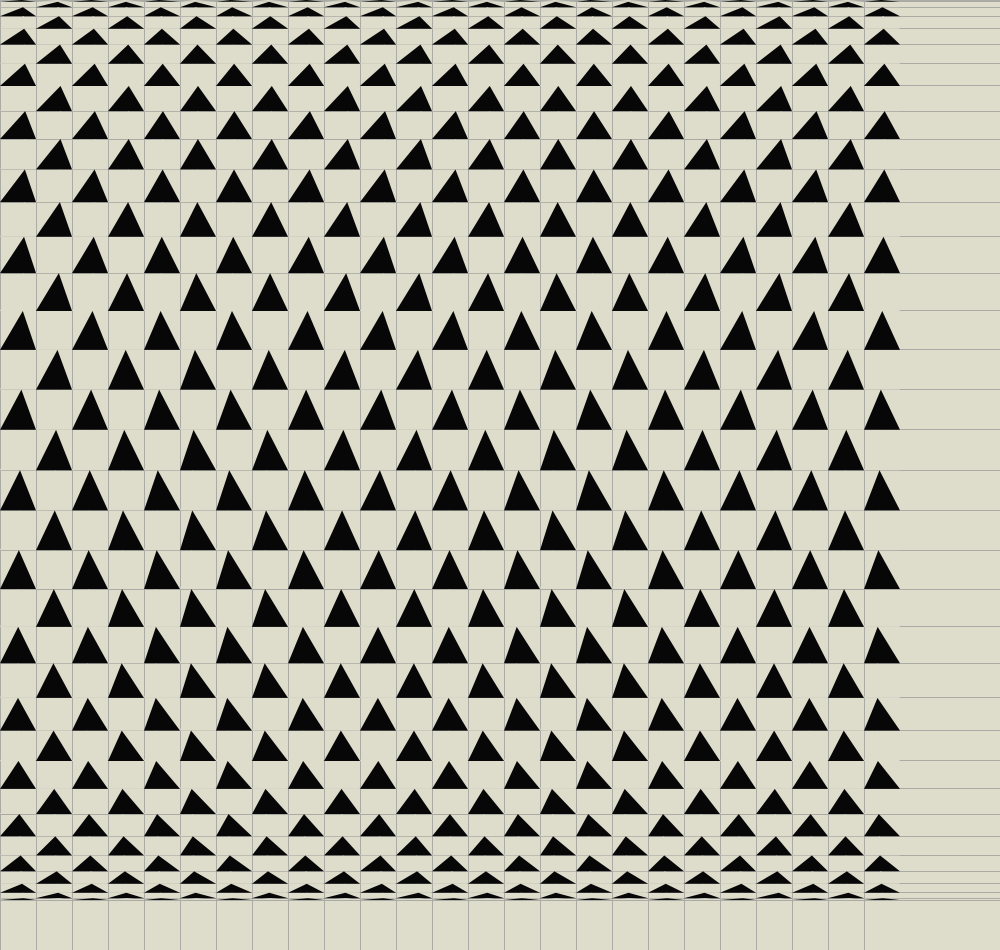
Frame 1 (no input)
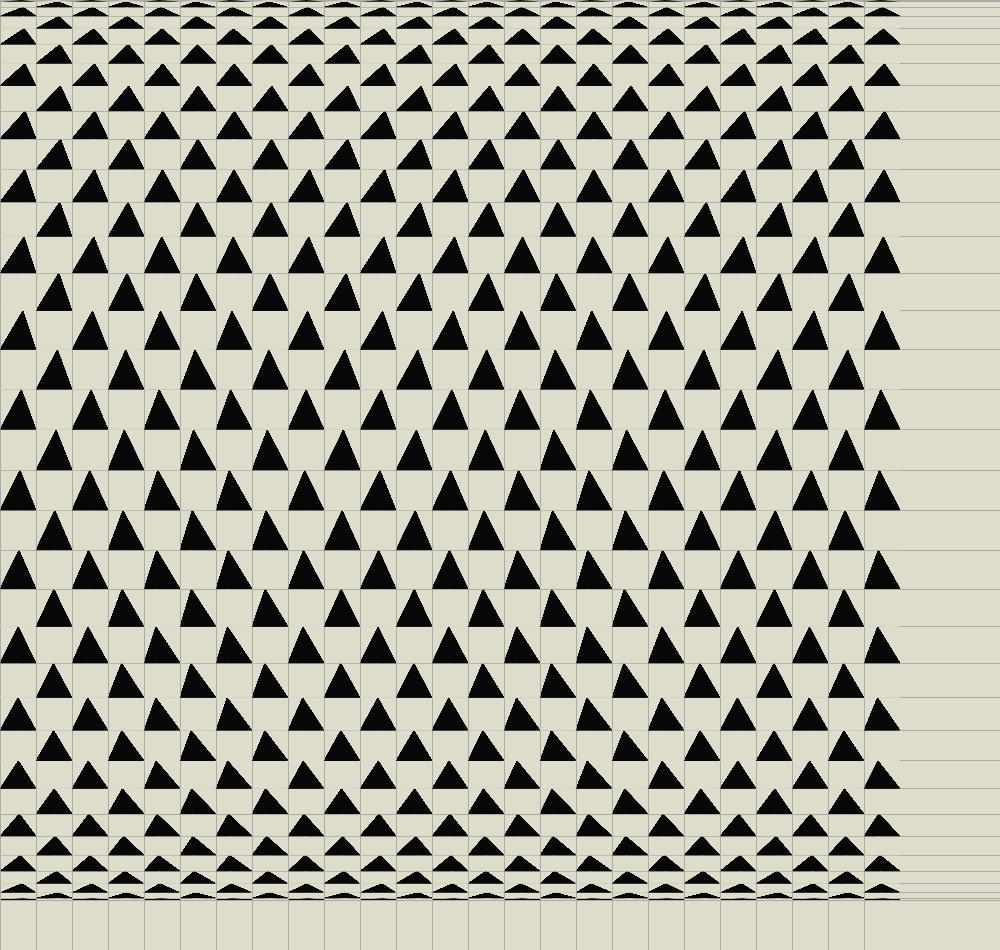
Frame 60 (the mouse pressed at the canvas centre just before this capture)
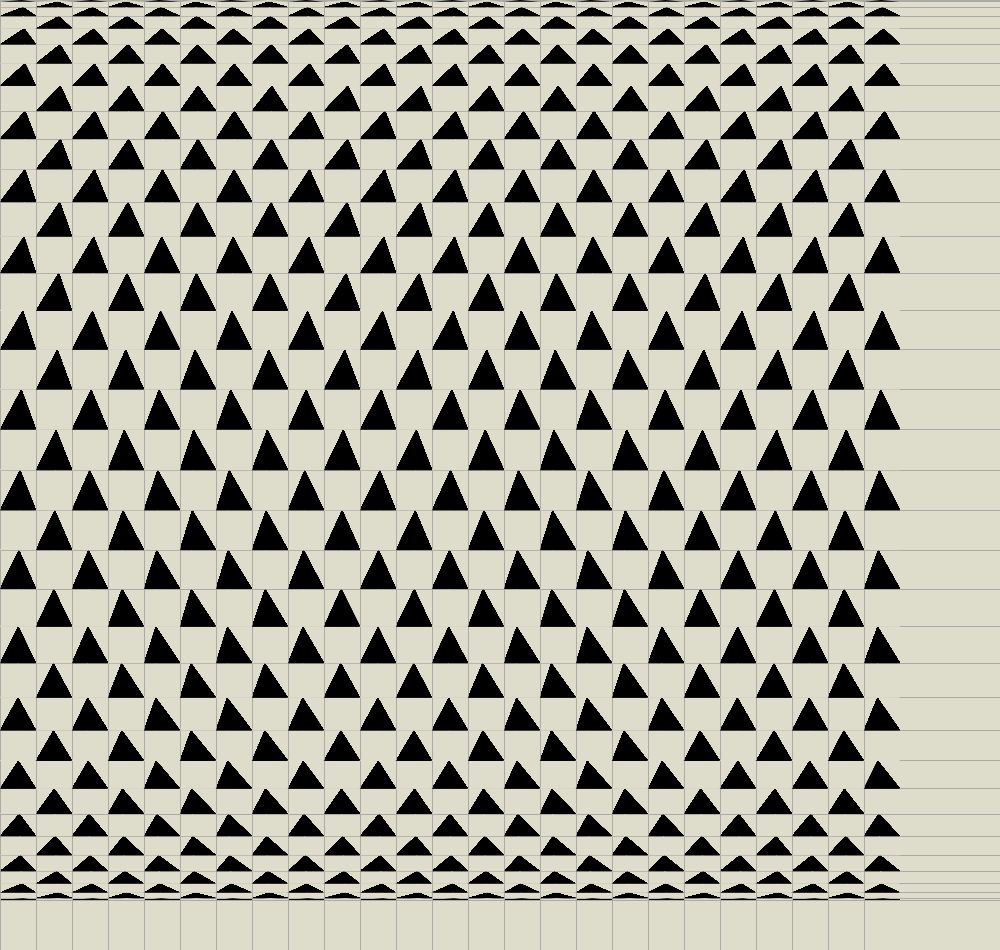
Frame 120 (the mouse held since frame 60 and released just before this capture)

The Processing sketch that drew these frames (run headless with seeded random() and noise(); from frame 60 on, the mouse is pressed at the canvas centre):

// Processing sketch: Riley_recreation
// ── Riley_recreation.pde
float[] ys; 
float w = 36;
float h = 25;
int n = 36;
int m = 25;

void setup(){
  size(1000,950);
  background(222,220,203,255);
  stroke(170,171,164);
  
  ys = new float[n];
  for (int i = 0; i < n; i++){
    float t = (float)i/(n-1);
    ys[i] = (n*h/2)-cos(t*PI)*(n*h/2);    
  }
  println(ys);
}
void draw(){
  
   
  for (int i = 0; i < n; i++){
    line(0,ys[i],width,ys[i]);
  }
  for (int i = 0; i < m; i++){
    line(i*w,0,i*w,height);
  }

println (mouseX +"," + mouseY);

  for (int i = 0; i < n-1; i++){
    for (int j = 0; j < m; j++){
      
      float s = (sin(i*0.2)+cos(j*0.6))*0.1; // <-- change me!
      float t = 0.5+s;
        
  pushStyle();
  noStroke();
  
   float distance = dist(n,m,mouseX, mouseY);
            float pct = map(distance, 0, 200, 1, 0);
             point (n,m);
            point (mouseX, mouseY);
      
if ((j+i) % 2 == 0) { 
              fill(10*pct);

            } else {
              fill(222,220,203,255);
            }             
      triangle(
        j*w+w*t,ys[i],
        j*w+w,ys[i+1],
        j*w,ys[i+1]
      );
      
      popStyle();
    }
  }
}
